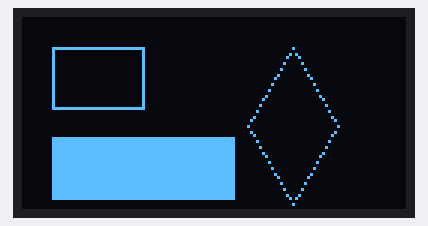
This program was run on a simulated ESP8266 board running MicroPython. Shown: 128×64 one-colour display. Library files of the repository ran but are not shown: ssd1306.py. At 0.3 s the program stops and its outputs stay as they are.

Above: at 0.4 s.

The program:

draw_rectangle.py
```python
from machine import Pin, I2C
from ssd1306 import SSD1306_I2C
import math
import time


def light_dot(x, y):
    oled.pixel(x, y, 1)


def draw_line(x1, y1, x2, y2, isRectangle=0):
    '''
    绘制线段
    :param: x1 y1 x2 y2 线段两端
    :param: isRetangle 是否为矩形
    :return: None
    '''
    if (x1 == x2):
        step = 1
        if (y1 > y2):
            step *= -1
        while (y1 != y2):
            light_dot(x1, y1)
            y1 = y1 + step
        light_dot(x2, y2)
    else:
        # y = kx+a
        k = (y2 - y1) / (x2 - x1)
        a = y1 - (k * x1)
        step = 1
        if (x1 > x2):
            step *= -1
        while (x1 != x2):
            light_dot(x1, round(k * x1 + a))
            x1 += step
        light_dot(x2, y2)
    if not isRectangle:
        oled.show()


def draw_rectangle(x, y, length, width, isFill=0):
    '''
    绘制矩形
    :param: x y 矩形左上角
    :param: length width 长和宽
    :isFill: 是否填充 0 否 1 是
    :return: None
    '''
    point_upper_left = (x, y)
    point_upper_right = (x + length, y)
    point_bottom_left = (x, y + width)
    point_bottom_right = (x + length, y + width)

    draw_line(point_upper_left[0], point_upper_left[1],
              point_upper_right[0], point_upper_right[1], 1)
    draw_line(point_upper_left[0], point_upper_left[1],
              point_bottom_left[0], point_bottom_left[1], 1)
    draw_line(point_bottom_left[0], point_bottom_left[1],
              point_bottom_right[0], point_bottom_right[1], 1)
    draw_line(point_upper_right[0], point_upper_right[1],
              point_bottom_right[0], point_bottom_right[1], 1)

    if isFill:
        for xx in range(x, x + length + 1):
            draw_line(xx, y, xx, y + width, 1)

    oled.show()


def draw_diamond(x, y, side_length, angle):
    '''
    绘制菱形
    有点BUG -_- 勉强能用
    :param: x y 菱形顶点
    :param: side_length 边长
    :angle: 顶角 [0,90]
    :return: None
    '''
    xx = abs(round(math.sin(angle / 2) * side_length))
    yy = abs(round(math.cos(angle / 2) * side_length))

    point_upper = (x, y)
    point_left = (x - xx, y + yy)
    point_right = (x + xx, y + yy)
    point_bottom = (x, y + yy * 2)

    draw_line(point_upper[0], point_upper[1], point_left[0], point_left[1])
    draw_line(point_upper[0], point_upper[1], point_right[0], point_right[1])
    draw_line(point_bottom[0], point_bottom[1], point_left[0], point_left[1])
    draw_line(point_bottom[0], point_bottom[1], point_right[0], point_right[1])


if __name__ == '__main__':
    i2c = I2C(scl=Pin(5), sda=Pin(4))
    oled = SSD1306_I2C(128, 64, i2c)
    oled.fill(0)

    draw_rectangle(10, 10, 30, 20)
    draw_rectangle(10, 40, 60, 20, 1)
    draw_diamond(90, 10, 30, 45)
```
